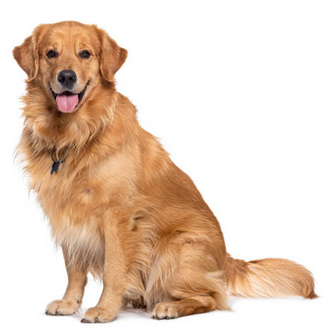
#> input picture dog.png, 331 x 329 px, found by its file name
$ python Lab1-1-1.py
#> lines starting #> are read from the running program, lines starting #| are printed output that depends on the picture
import cv2
import matplotlib.pyplot as plt


# Load the color image
image = cv2.imread("dog.png")  # Make sure dog.png is in your working directory
#> image is the input picture: shape (329, 331, 3); mean B, G, R 191.8, 208.3, 229.5
image = cv2.cvtColor(image, cv2.COLOR_BGR2RGB)  # Convert BGR to RGB (OpenCV loads in BGR)

# Extract single channels
red_channel = image[:, :, 0]   # Red channel
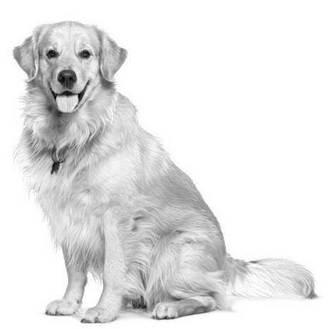
#> red_channel: shape (329, 331); min 0, max 255, mean 229.5
green_channel = image[:, :, 1] # Green channel
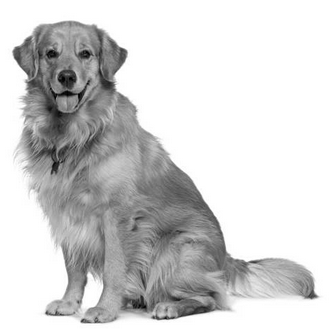
#> green_channel: shape (329, 331); min 0, max 255, mean 208.3
blue_channel = image[:, :, 2]  # Blue channel
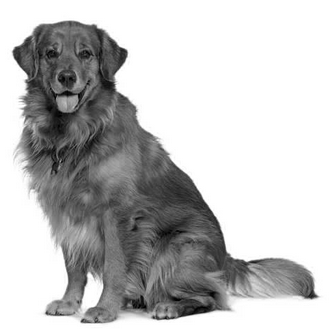
#> blue_channel: shape (329, 331); min 0, max 255, mean 191.8

# Display the grayscale versions of the channels
plt.subplot(1, 4, 1)
plt.imshow(image)
plt.title("Original Image")

plt.subplot(1, 4, 2)
plt.imshow(red_channel, cmap = "gray")
plt.title("Red Channel")

plt.subplot(1, 4, 3)
plt.imshow(green_channel, cmap = "gray")
plt.title("Green Channel")

plt.subplot(1, 4, 4)
plt.imshow(blue_channel, cmap = "gray")
plt.title("Blue Channel")

plt.show()
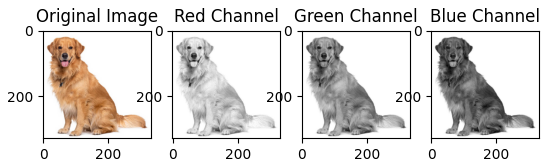
#> figure drawn by matplotlib, 4 panels

$ run again, with snow.png copied over dog.png
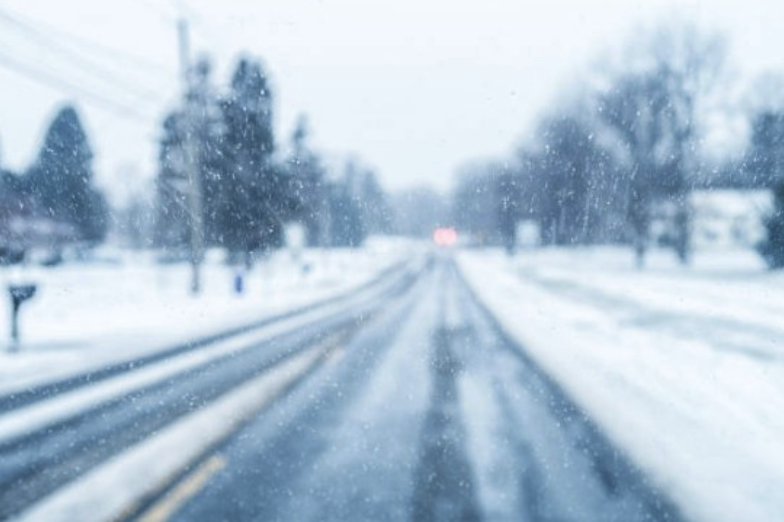
#> input picture snow.png, 784 x 522 px, found by its file name
#> image is the input picture: shape (522, 784, 3); mean B, G, R 214.9, 198.2, 178.8
#> `blue_channel = image[:, :, 2]`:
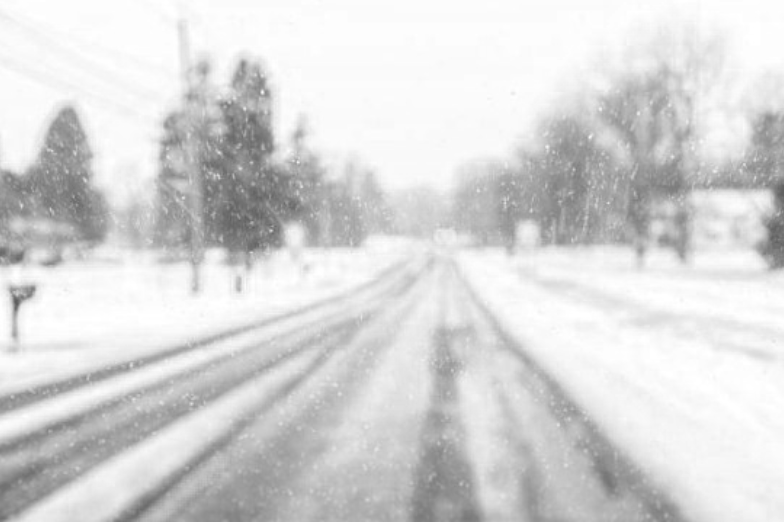
#> blue_channel: shape (522, 784); min 94, max 255, mean 214.9
#> `plt.show()`:
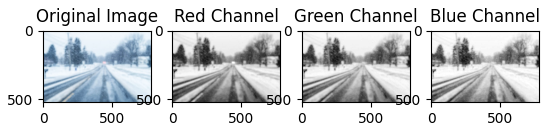
#> figure drawn by matplotlib, 4 panels
